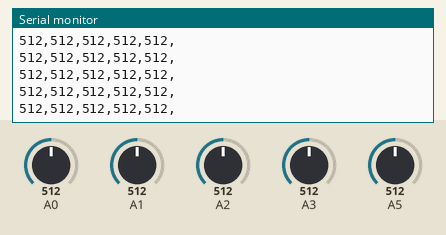
The sketch below on a simulated Arduino Uno, built with avr-gcc and run on an emulated ATmega328P. Parts: the last lines printed to the serial monitor. The test bench sets the inputs (shaded band); at power-on: A0 = 512, A1 = 512, A2 = 512, A3 = 512, A5 = 512.

Above: at 1.2 s.
1.3 s: A0 set to 110
At 2.2 s:
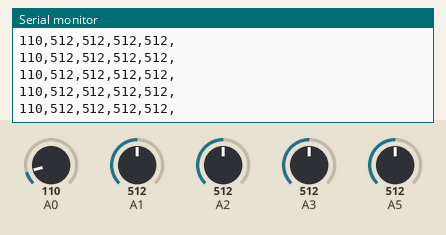
4.3 s: A0 set to 91
At 4.9 s:
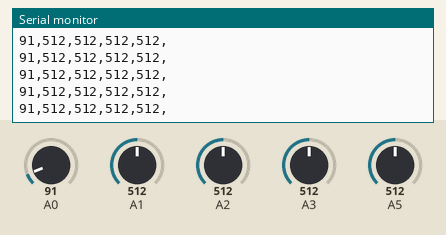
5.8 s: A1 set to 110
At 6.8 s:
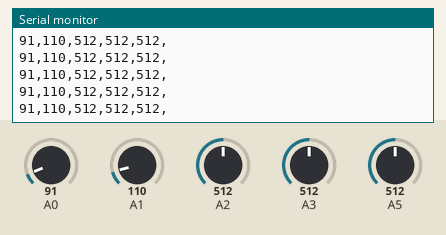
8.8 s: A1 set to 89
At 9.8 s:
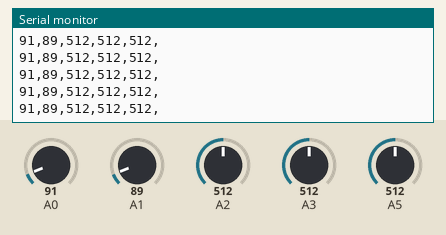
Timing chart, 0 to 11.8 s (numbered marks = the images above; inputs shaded):
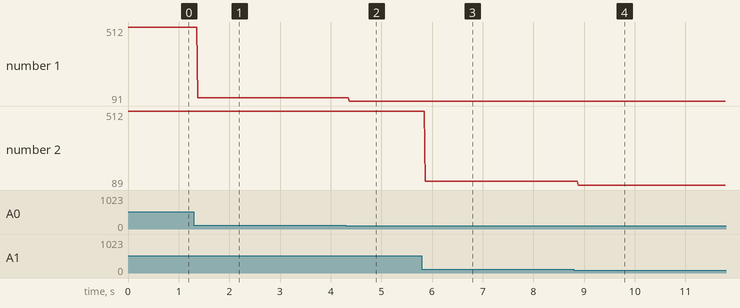

Measured:
- after the input at 1.3 s, the serial monitor: prints a new line after 0.08 s (image 1)
- after the input at 4.3 s, the serial monitor: prints a new line after 0.07 s (image 2)
- after the input at 5.8 s, the serial monitor: prints a new line after 0.07 s (image 3)
- after the input at 8.8 s, the serial monitor: prints a new line after 0.08 s (image 4)
- plotted number 1: 512 → 110 after the input at 1.3 s, 110 → 91 after the input at 4.3 s
- plotted number 2: 110 → 89 after the input at 8.8 s

The sketch:

ArduinoSendSensors.ino
```cpp
int breath ;
int light ;
int heat;
int sweat;
int posture;
int electricity;

void setup() {
Serial.begin(9600);
//  Serial.println("Start");
}

void loop() {


electricity = analogRead(0);
Serial.print(electricity);
Serial.print(",");

sweat = analogRead(1);
Serial.print(sweat);
Serial.print(",");

heat = analogRead(2);
Serial.print(heat);
Serial.print(",");


light = analogRead(3);
Serial.print(light);
Serial.print(",");
/*
posture = analogRead(4);
Serial.print(posture);
Serial.print(",");
*/
breath = analogRead(5);
Serial.print(breath);
Serial.print(",");

Serial.write(10);

}
```
